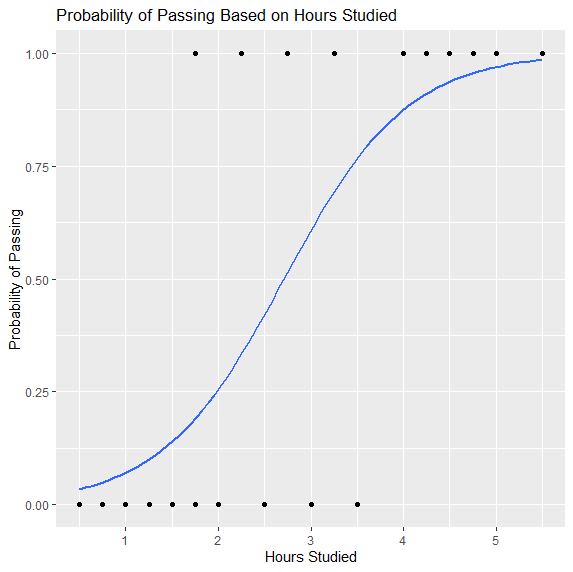

Generate this figure with R:
#Compare the hours spent studying to whether a students passes an exam
#Plot data as points and graph logarithmic regression S Curve
#Use logarithmic regression to create a predictive model
#Predict outcome for various study times


# load necessary graphing package
library(ggplot2)

#Enter Hours studied and Pass/Fail as vectors and convert to dataframe
Hours <- c(0.50, 0.75, 1.00, 1.25, 1.50, 1.75, 1.75, 2.00, 2.25,
           2.50, 2.75, 3.00, 3.25, 3.50, 4.00, 4.25, 4.50, 4.75,
           5.00, 5.50)
Pass <- c(0, 0, 0, 0, 0, 0, 1, 0, 1, 0, 1, 0, 1, 0, 1, 1, 1, 1, 1, 1)

hoursstudied = data.frame(Hours, Pass)


#Plot the data with logarithmic regression
ggplot(hoursstudied, aes(Hours, Pass)) + geom_point(aes()) + 
  geom_smooth(method = 'glm', se = FALSE, method.args = list(family=binomial)) + 
  labs(x = "Hours Studied", y = "Probability of Passing",
       title = "Probability of Passing Based on Hours Studied")


#Use logarithmic regression to create a predictive model
logmodel = glm(Pass ~ Hours, family = binomial(link ="logit"), 
                                             data = hoursstudied)

logmodel$coefficients 
summary(logmodel)

#Create model to predict outcome using hour coefficiecnt and intercept

#Predict outcome for a student who studied for 2 hours 
studentstudied = 2
probofpassing = 1/(1+exp(-(-4.077713+1.504645*studentstudied)))
probofpassing

#Predict outcome for a student who studied for 12 minutes 
studentstudied = .2
probofpassing = 1/(1+exp(-(-4.077713+1.504645*studentstudied)))
probofpassing

#Predict outcome for a student who studied for 4 hours
studentstudied = 4
probofpassing = 1/(1+exp(-(-4.077713+1.504645*studentstudied)))
probofpassing
